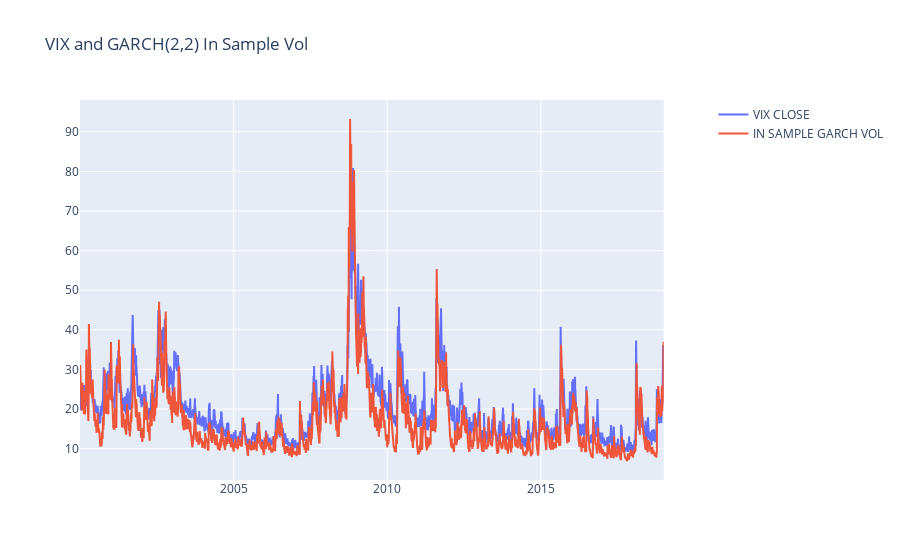

Notebook code cell kept with this figure:
### Code cell
fig = make_subplots(specs=[[{"secondary_y": True}]])
fig.add_trace(
    go.Scatter(x=df_vix.index, y=df_vix["close"], mode="lines", name="VIX CLOSE"),
    secondary_y=False,
)
fig.add_trace(
    go.Scatter(
        x=res.conditional_volatility.index,
        y=res.conditional_volatility * np.sqrt(252),
        mode="lines",
        name="IN SAMPLE GARCH VOL",
    ),
    secondary_y=False,
)
fig.update_layout(title="VIX and GARCH(2,2) In Sample Vol")
fig.show()
print(
    f"in sample mean GARCH(2,2) :{(res.conditional_volatility * np.sqrt(252)).mean()}"
)
print(f"in sample std GARCH(2,2) :{(res.conditional_volatility * np.sqrt(252)).std()}")

### Figure 1 — Plotly figure (JSON) as saved in the notebook; plotly's stock layout.template omitted (floating-point values rounded to 4 significant figures; data arrays with more than 128 entries replaced by an {"elided": "..."} marker saying what was removed)
{"data": [{"mode": "lines", "name": "VIX CLOSE", "type": "scatter", "x": {"elided": "4778 str values"}, "xaxis": "x", "y": {"elided": "4778 float values"}, "yaxis": "y"}, {"mode": "lines", "name": "IN SAMPLE GARCH VOL", "type": "scatter", "x": {"elided": "4779 str values"}, "xaxis": "x", "y": {"elided": "4779 float values"}, "yaxis": "y"}], "layout": {"title": {"text": "VIX and GARCH(2,2) In Sample Vol"}, "xaxis": {"anchor": "y", "domain": [0, 0.94]}, "yaxis": {"anchor": "x", "domain": [0, 1]}, "yaxis2": {"anchor": "x", "overlaying": "y", "side": "right"}}}
